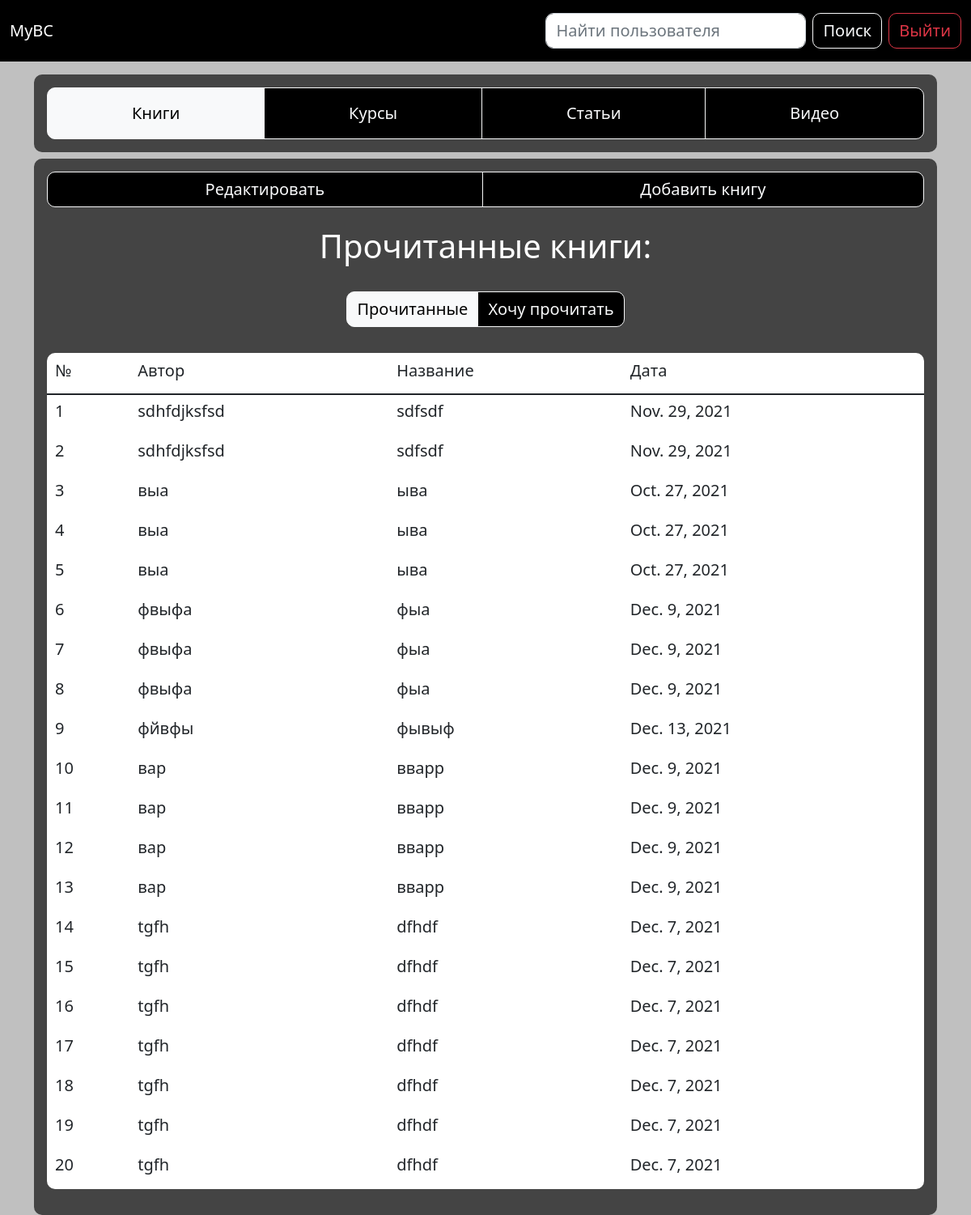
Page /qwerty/books/ (signed in) on the committed database.
### app/models.py (models this page shows, shortened)
class Books(models.Model):
	user = models.ForeignKey(User, on_delete=models.CASCADE)
	author = models.CharField(max_length=50)
	title = models.CharField(max_length=100)
	date = models.DateField(default=date.today)
	class Meta:
		verbose_name = 'Книга'
		verbose_name_plural = 'Книги'

### app/views.py (the view, shortened to what this page needs)
# urls.py: path('<username>/books/', views.books, name='books'),
def books(request, username):
	if request.user.is_authenticated:
		username = request.user
	username = User.objects.get(username=username)
	form_book = BooksForm
	if request.method == 'POST' and 'delete_book' in request.POST:
		delete_id = request.POST['delete_book']
		print(delete_id)
		Books.objects.filter(id=delete_id).delete()
	try:
		books = Books.objects.filter(user=username)
	except Books.DoesNotExist:
		books = None
	return render(request, 'books.html', {'books': books,
		'form_book': form_book,
		'username': username})

### templates/books.html (shortened to what this page needs)
{% extends "base.html" %}
{% load static %}
{% block content %}
	<main>
		<section class="subheader">
			<div class="container">
				<div class="submodule mt-3 mb-2">
					<div class="btn-group w-100 p-3">
						<a href="{% url 'books' username %}" class="btn btn-outline-light p-3 active" aria-current="page">Книги</a>
						<a href="{% url 'courses' username %}" class="btn btn-outline-light p-3">Курсы</a>
						<a href="{% url 'articles' username %}" class="btn btn-outline-light p-3" >Статьи</a>
						<a href="{% url 'videos' username %}" class="btn btn-outline-light p-3">Видео</a>
					</div>
				</div>
			</div>
		</section>
		<section class="common_field">
			<div class="container">
				<div class="alignment">
					{% if user.is_authenticated %}
						<div class="btn-group p-3 w-100">
							<button id="redact" class="btn btn-outline-light btn_redact" onclick="redact()">Редактировать</button>
							<button class="btn btn-outline-light btn_book" onclick="openForm()">Добавить книгу</button>
						</div>
					{% endif %}
					<h1 class="text-center text-white p-2">Прочитанные книги:</h1>
					<div class="text-center">
						<div class="btn-group p-3 w-40">
							<a href="{% url 'books' username %}" class="btn btn-outline-light active">Прочитанные</a>
							<a href="{% url 'future_books' username %}" class="btn btn-outline-light">Хочу прочитать</a>
						</div>
					</div>
					{% if books %}
							<div class="p-3">
								<table class="table text-break ml-3 table-hover text-dark border-bottom-0">
									<thead>
								    	<tr>
								      		<th scope="col"><h5>№</h5></th>
								      		<th scope="col"><h5>Автор</h5></th>
								      		<th scope="col"><h5>Название</h5></th>
								      		<th scope="col"><h5>Дата</h5></th>
								    	</tr>
								  	</thead>
								  	<tbody>
								  		{% for book in books %}
										    <tr>
										      	<th scope="row"><h5>{{ forloop.counter }}</h5></th>
										      	<td><h5>{{ book.author }}</h5></td>
										      	<td><h5>{{ book.title }}</h5></td>
										      	<td><h5>{{ book.date }}</h5></td>
										    </tr>
									    {% endfor %}
								  	</tbody>
								</table>
							</div>
					{% else %}
						<p class="h4 text-center text-white p-1">Пока нет ни одной прочитанной книги</p>
					{% endif %}
				</div>
			</div>
		</section>
	</main>
{% endblock %}

### static/css/style.css (style rules this page uses)
* { padding: 0; margin: 0; }
body { background: #C0C0C0; }
.submodule, .alignment, .list-group-item { background: #444444; border-radius: 10px; }
table { background: #ffffff; border-radius: 10px; }
.btn { background: #000000; border-radius: 10px; font-size: 20px; }
.table-hover { color: #ffffff; }
tbody { border-style: hidden; border: 2px solid #dee2e600; }
.table { border: 2px solid #dee2e600; }

### rows in the picture
Books: author "sdhfdjksfsd", title "sdfsdf", date "Nov. 29, 2021"
Books: author "sdhfdjksfsd", title "sdfsdf", date "Nov. 29, 2021"
Books: author "выа", title "ыва", date "Oct. 27, 2021"
Books: author "выа", title "ыва", date "Oct. 27, 2021"
Books: author "выа", title "ыва", date "Oct. 27, 2021"
Books: author "фвыфа", title "фыа", date "Dec. 9, 2021"
Books: author "фвыфа", title "фыа", date "Dec. 9, 2021"
Books: author "фвыфа", title "фыа", date "Dec. 9, 2021"
Books: author "фйвфы", title "фывыф", date "Dec. 13, 2021"
Books: author "вар", title "вварр", date "Dec. 9, 2021"
Books: author "вар", title "вварр", date "Dec. 9, 2021"
Books: author "вар", title "вварр", date "Dec. 9, 2021"
Books: author "вар", title "вварр", date "Dec. 9, 2021"
Books: author "tgfh", title "dfhdf", date "Dec. 7, 2021"
Books: author "tgfh", title "dfhdf", date "Dec. 7, 2021"
Books: author "tgfh", title "dfhdf", date "Dec. 7, 2021"
Books: author "tgfh", title "dfhdf", date "Dec. 7, 2021"
Books: author "tgfh", title "dfhdf", date "Dec. 7, 2021"
Books: author "tgfh", title "dfhdf", date "Dec. 7, 2021"
Books: author "tgfh", title "dfhdf", date "Dec. 7, 2021"
